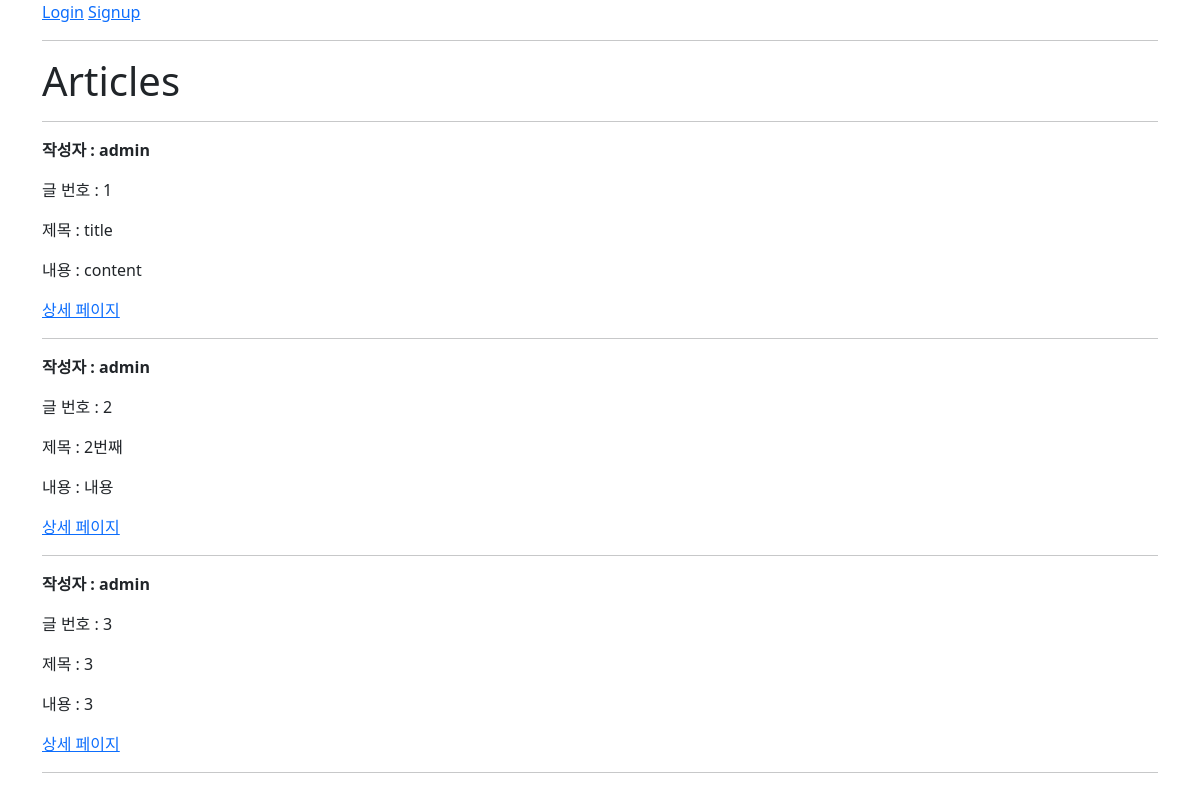
The app's page /articles/ with its own data.
### articles/models.py (models this page shows, shortened)
class Article(models.Model):
    user = models.ForeignKey(settings.AUTH_USER_MODEL,on_delete=models.CASCADE)
    title = models.CharField(max_length=10)
    content = models.TextField()
    created_at = models.DateTimeField(auto_now_add=True)
    updated_at = models.DateTimeField(auto_now=True)

### accounts/models.py (models this page shows)
class User(AbstractUser):
    pass

### articles/views.py (the view)
# urls.py: path('', views.index, name='index'),
@require_safe
def index(request):
    articles = Article.objects.all()
    context = {
        'articles': articles,
    }
    return render(request, 'articles/index.html', context)

### articles/templates/articles/index.html (shortened to what this page needs)
{% extends 'base.html' %}
{% block content %}
  <h1>Articles</h1>
  <hr>
  {% for article in articles %}
  <p><b>작성자 : {{ article.user }}</b></p>
    <p>글 번호 : {{ article.pk }}</p>
    <p>제목 : {{ article.title }}</p>
    <p>내용 : {{ article.content }}</p>
    <a href="{% url 'articles:detail' article.pk %}">상세 페이지</a>
    <hr>
  {% endfor %}
{% endblock content %}

### records on screen
Article: user "admin", pk "1", title "title", content "content"
Article: user "admin", pk "2", title "2번째", content "내용"
Article: user "admin", pk "3", title "3", content "3"
